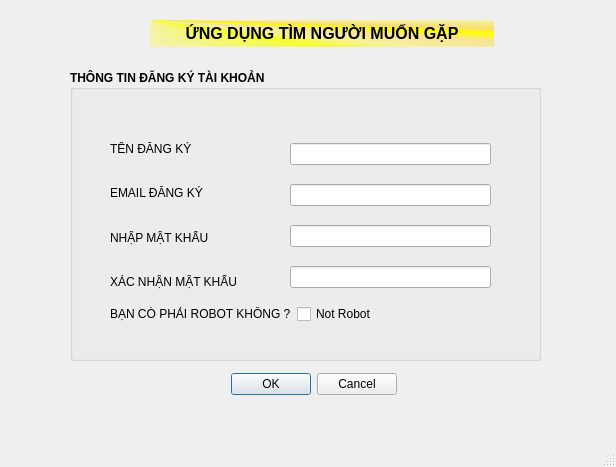
<?xml version="1.0" encoding="UTF-8"?>
<ui version="4.0">
 <class>MainWindow</class>
 <widget class="QMainWindow" name="MainWindow">
  <property name="geometry">
   <rect>
    <x>0</x>
    <y>0</y>
    <width>616</width>
    <height>467</height>
   </rect>
  </property>
  <property name="windowTitle">
   <string>MainWindow</string>
  </property>
  <widget class="QWidget" name="centralwidget">
   <widget class="QGroupBox" name="groupBox">
    <property name="geometry">
     <rect>
      <x>70</x>
      <y>70</y>
      <width>471</width>
      <height>291</height>
     </rect>
    </property>
    <property name="font">
     <font>
      <bold>true</bold>
     </font>
    </property>
    <property name="title">
     <string>THÔNG TIN ĐĂNG KÝ TÀI KHOẢN</string>
    </property>
    <widget class="QWidget" name="verticalLayoutWidget">
     <property name="geometry">
      <rect>
       <x>40</x>
       <y>60</y>
       <width>181</width>
       <height>171</height>
      </rect>
     </property>
     <layout class="QVBoxLayout" name="verticalLayout">
      <item>
       <widget class="QLabel" name="label">
        <property name="font">
         <font>
          <bold>false</bold>
         </font>
        </property>
        <property name="text">
         <string>&lt;html&gt;&lt;head/&gt;&lt;body&gt;&lt;p&gt;TÊN ĐĂNG KÝ&lt;/p&gt;&lt;/body&gt;&lt;/html&gt;</string>
        </property>
       </widget>
      </item>
      <item>
       <widget class="QLabel" name="label_2">
        <property name="text">
         <string>&lt;html&gt;&lt;head/&gt;&lt;body&gt;&lt;p&gt;&lt;span style=&quot; font-weight:400;&quot;&gt;EMAIL ĐĂNG KÝ&lt;/span&gt;&lt;/p&gt;&lt;/body&gt;&lt;/html&gt;</string>
        </property>
       </widget>
      </item>
      <item>
       <widget class="QLabel" name="label_4">
        <property name="font">
         <font>
          <bold>false</bold>
         </font>
        </property>
        <property name="text">
         <string>&lt;html&gt;&lt;head/&gt;&lt;body&gt;&lt;p&gt;NHẬP MẬT KHẨU&lt;/p&gt;&lt;/body&gt;&lt;/html&gt;</string>
        </property>
       </widget>
      </item>
      <item>
       <widget class="QLabel" name="label_5">
        <property name="font">
         <font>
          <bold>false</bold>
         </font>
        </property>
        <property name="text">
         <string>&lt;html&gt;&lt;head/&gt;&lt;body&gt;&lt;p&gt;XÁC NHẬN MẬT KHẨU&lt;/p&gt;&lt;/body&gt;&lt;/html&gt;</string>
        </property>
       </widget>
      </item>
     </layout>
    </widget>
    <widget class="QWidget" name="verticalLayoutWidget_2">
     <property name="geometry">
      <rect>
       <x>220</x>
       <y>60</y>
       <width>201</width>
       <height>171</height>
      </rect>
     </property>
     <layout class="QVBoxLayout" name="verticalLayout_2">
      <item>
       <widget class="QLineEdit" name="account_name"/>
      </item>
      <item>
       <widget class="QLineEdit" name="account_email"/>
      </item>
      <item>
       <widget class="QLineEdit" name="account_password"/>
      </item>
      <item>
       <widget class="QLineEdit" name="confirm_password"/>
      </item>
     </layout>
    </widget>
    <widget class="QWidget" name="horizontalLayoutWidget">
     <property name="geometry">
      <rect>
       <x>40</x>
       <y>230</y>
       <width>317</width>
       <height>28</height>
      </rect>
     </property>
     <layout class="QHBoxLayout" name="horizontalLayout">
      <item>
       <widget class="QLabel" name="label_6">
        <property name="font">
         <font>
          <bold>false</bold>
         </font>
        </property>
        <property name="text">
         <string>&lt;html&gt;&lt;head/&gt;&lt;body&gt;&lt;p&gt;BẠN CÓ PHẢI ROBOT KHÔNG ?&lt;/p&gt;&lt;/body&gt;&lt;/html&gt;</string>
        </property>
       </widget>
      </item>
      <item>
       <widget class="QCheckBox" name="checkBox">
        <property name="font">
         <font>
          <bold>false</bold>
         </font>
        </property>
        <property name="text">
         <string>Not Robot</string>
        </property>
       </widget>
      </item>
     </layout>
    </widget>
   </widget>
   <widget class="QLabel" name="title_label">
    <property name="geometry">
     <rect>
      <x>150</x>
      <y>20</y>
      <width>344</width>
      <height>27</height>
     </rect>
    </property>
    <property name="font">
     <font>
      <pointsize>12</pointsize>
      <bold>true</bold>
     </font>
    </property>
    <property name="mouseTracking">
     <bool>true</bool>
    </property>
    <property name="styleSheet">
     <string notr="true">background-color: qconicalgradient(cx:0, cy:0, angle:135, stop:0 rgba(255, 255, 0, 69), stop:0.375 rgba(255, 255, 0, 69), stop:0.423533 rgba(251, 255, 0, 145), stop:0.45 rgba(247, 255, 0, 208), stop:0.477581 rgba(255, 244, 71, 130), stop:0.518717 rgba(255, 218, 71, 130), stop:0.55 rgba(255, 255, 0, 255), stop:0.57754 rgba(255, 203, 0, 130), stop:0.625 rgba(255, 255, 0, 69), stop:1 rgba(255, 255, 0, 69));
color: rgb(0, 0, 0);</string>
    </property>
    <property name="text">
     <string>&lt;html&gt;&lt;head/&gt;&lt;body&gt;&lt;p align=&quot;center&quot;&gt;ỨNG DỤNG TÌM NGƯỜI MUỐN GẶP&lt;/p&gt;&lt;/body&gt;&lt;/html&gt;</string>
    </property>
   </widget>
   <widget class="QDialogButtonBox" name="exit">
    <property name="geometry">
     <rect>
      <x>230</x>
      <y>370</y>
      <width>167</width>
      <height>29</height>
     </rect>
    </property>
    <property name="standardButtons">
     <set>QDialogButtonBox::Cancel|QDialogButtonBox::Ok</set>
    </property>
   </widget>
  </widget>
  <widget class="QMenuBar" name="menubar">
   <property name="geometry">
    <rect>
     <x>0</x>
     <y>0</y>
     <width>616</width>
     <height>25</height>
    </rect>
   </property>
  </widget>
  <widget class="QStatusBar" name="statusbar"/>
 </widget>
 <resources/>
 <connections/>
</ui>
